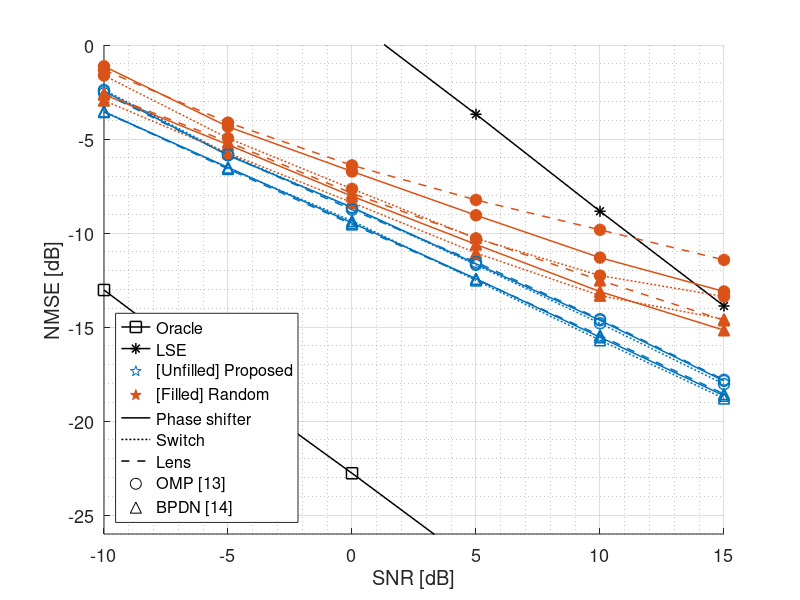

Reproduce this figure in MATLAB. (Note: this script raises an error after producing the figure.)
close all
clear
clc

%% Load files
PS_Nt64_Nr16_Lt88_Lr2_G64_Np4_Q16   = load('PS_Nt64_Nr16_Lt88_Lr2_G64_Np4_Q16.mat');
SW_Nt64_Nr16_Lt88_Lr2_G64_Np4_Q16   = load('switches_Nt64_Nr16_Lt88_Lr2_G64_Np4_Q16.mat');
LS_Nt64_Nr16_Lt88_Lr2_G64_Np4_Q16   = load('lens_Nt64_Nr16_Lt88_Lr2_G64_Np4_Q16.mat');

PS_Nt64_Nr16_Lt88_Lr4_G64_Np4_Q16   = load('PS_Nt64_Nr16_Lt88_Lr4_G64_Np4_Q16.mat');
SW_Nt64_Nr16_Lt88_Lr4_G64_Np4_Q16   = load('switches_Nt64_Nr16_Lt88_Lr4_G64_Np4_Q16.mat');
LS_Nt64_Nr16_Lt88_Lr4_G64_Np4_Q16   = load('lens_Nt64_Nr16_Lt88_Lr4_G64_Np4_Q16.mat');

PS_Nt64_Nr16_Lt88_Lr8_G64_Np4_Q16   = load('PS_Nt64_Nr16_Lt88_Lr8_G64_Np4_Q16.mat');
SW_Nt64_Nr16_Lt88_Lr8_G64_Np4_Q16   = load('switches_Nt64_Nr16_Lt88_Lr8_G64_Np4_Q16.mat');
LS_Nt64_Nr16_Lt88_Lr8_G64_Np4_Q16   = load('lens_Nt64_Nr16_Lt88_Lr8_G64_Np4_Q16.mat');

figureSize = [8,5]; %inches
yRange = [-26, 0];
SNRdb = -10:5:15;
threshold = 1.5;

lineWidth = 1.1;
markerSize = 8;
marker_PS_OR = 's-';            color_PS_OR         = [      0         0         0];
marker_PS_LS_sung = '*-';       color_PS_LS_sung    = [      0         0         0];
marker_OPT        = 'x-';       color_OPT           = [      0         0         0];

marker_PS_OMP_sung = 'o-';      color_sung          = [      0    0.4470    0.7410];
marker_PS_BPDN_sung = '^-';     

marker_SW_OMP_sung = 'o:';      
marker_SW_BPDN_sung = '^:';

marker_LS_OMP_sung = 'o--';     
marker_LS_BPDN_sung = '^--';

marker_PS_OMP_md = 'o-';        color_md            = [ 0.8500    0.3250    0.0980];
marker_PS_BPDN_md = '^-';

marker_SW_OMP_md = 'o:';        
marker_SW_BPDN_md = '^:'; 

marker_LS_OMP_md = 'o--';       
marker_LS_BPDN_md = '^--';

%% Plot: 8 RX antennas
fig = figure;
hold on
set(gca, 'FontSize', 13)
set(gcf, 'Units', 'inches')
pos = get(gcf, 'position');
pos(3:4) = figureSize;
set(gcf, 'position', pos)

NMSE_OMP_det_concat = [];
NMSE_OMP_rnd_concat = [];
NMSE_BPDN_det_concat = [];
NMSE_BPDN_rnd_concat = [];

SP = PS_Nt64_Nr16_Lt88_Lr8_G64_Np4_Q16.SP;

plot(inf, inf, marker_PS_OR, 'color', color_PS_OR, 'LineWidth', lineWidth, 'MarkerSize', markerSize)
plot(inf, inf, marker_PS_LS_sung, 'color', color_PS_LS_sung, 'LineWidth', lineWidth, 'MarkerSize', markerSize)
plot(inf, inf, 'p', 'color', color_sung, 'MarkerSize', markerSize)
plot(inf, inf, 'p', 'color', color_md, 'MarkerFaceColor', color_md, 'MarkerSize', markerSize)
plot(inf, inf, '-k', 'LineWidth', lineWidth)
plot(inf, inf, ':k', 'LineWidth', lineWidth)
plot(inf, inf, '--k', 'LineWidth', lineWidth)
plot(inf, inf, 'ok', 'MarkerSize', markerSize)
plot(inf, inf, '^k', 'MarkerSize', markerSize)

% plot(SNRdb, 10*log10(mean(          SP.NMSE_OR                    )), marker_OPT,           'color', color_OPT,         'LineWidth', lineWidth, 'MarkerSize', markerSize, 'DisplayName', 'Perfect CSI')
plot(SNRdb, 10*log10(mean(          SP.NMSE_OR                    )), marker_PS_OR,         'color', color_PS_OR,       'LineWidth', lineWidth, 'MarkerSize', markerSize)
plot(SNRdb, 10*log10(mean(          SP.NMSE_LS_sung               )), marker_PS_LS_sung,    'color', color_PS_LS_sung,  'LineWidth', lineWidth, 'MarkerSize', markerSize, 'DisplayName', '[Detrm|PS] LSE')
plot(SNRdb, 10*log10(mean(          SP.NMSE_OMP_sung              )), marker_PS_OMP_sung,   'color', color_sung,     'LineWidth', lineWidth, 'MarkerSize', markerSize, 'DisplayName', '[Detrm|PS] OMP')
plot(SNRdb, 10*log10(mean(          SP.NMSE_BPDN_sung             )), marker_PS_BPDN_sung,  'color', color_sung,     'LineWidth', lineWidth, 'MarkerSize', markerSize, 'DisplayName', '[Detrm|PS] BPDN')
% plot(SNRdb, 10*log10(mean(          SP.NMSE_IHT_sung              )), marker_PS_IHT_sung,   'color', color_PS_sung,     'LineWidth', lineWidth, 'MarkerSize', markerSize, 'DisplayName', '[Sung|PS] IHT')
plot(SNRdb, 10*log10(mean(          SP.NMSE_OMP_md                )), marker_PS_OMP_md,     'color', color_md,       'LineWidth', lineWidth, 'MarkerSize', markerSize, 'MarkerFaceColor', color_md, 'DisplayName', '[Rand|PS] OMP')
plot(SNRdb, 10*log10(mean(          SP.NMSE_BPDN_md               )), marker_PS_BPDN_md,    'color', color_md,       'LineWidth', lineWidth, 'MarkerSize', markerSize, 'MarkerFaceColor', color_md, 'DisplayName', '[Rand|PS] BPDN')
% plot(SNRdb, 10*log10(mean(          SP.NMSE_IHT_md                )), marker_PS_IHT_md,     'color', color_PS_md,       'LineWidth', lineWidth, 'MarkerSize', markerSize, 'DisplayName', '[Rand|PS] IHT')

NMSE_OMP_det_concat(1,:)  = ( mean( SP.NMSE_OMP_sung  ) );
NMSE_OMP_rnd_concat(1,:)  = ( mean( SP.NMSE_OMP_md    ) );
NMSE_BPDN_det_concat(1,:) = ( mean( SP.NMSE_BPDN_sung ) );
NMSE_BPDN_rnd_concat(1,:) = ( mean( SP.NMSE_BPDN_md   ) );

SP = SW_Nt64_Nr16_Lt88_Lr8_G64_Np4_Q16.SP;
plot(SNRdb, 10*log10(mean(          SP.NMSE_OMP_sung              )), marker_SW_OMP_sung,   'color', color_sung,     'LineWidth', lineWidth, 'MarkerSize', markerSize, 'DisplayName', '[Detrm|SW] OMP')
plot(SNRdb, 10*log10(mean(          SP.NMSE_BPDN_sung             )), marker_SW_BPDN_sung,  'color', color_sung,     'LineWidth', lineWidth, 'MarkerSize', markerSize, 'DisplayName', '[Detrm|SW] BPDN')
% plot(SNRdb, 10*log10(mean(          SP.NMSE_IHT_sung              )), marker_SW_IHT_sung,   'color', color_SW_sung,     'LineWidth', lineWidth, 'MarkerSize', markerSize, 'DisplayName', '[Sung|SW] IHT')
plot(SNRdb, 10*log10(mean(          SP.NMSE_OMP_md                )), marker_SW_OMP_md,     'color', color_md,       'LineWidth', lineWidth, 'MarkerSize', markerSize, 'MarkerFaceColor', color_md, 'DisplayName', '[Rand|SW] OMP')
plot(SNRdb, 10*log10(mean(          SP.NMSE_BPDN_md               )), marker_SW_BPDN_md,    'color', color_md,       'LineWidth', lineWidth, 'MarkerSize', markerSize, 'MarkerFaceColor', color_md, 'DisplayName', '[Rand|SW] BPDN')
% plot(SNRdb, 10*log10(mean(          SP.NMSE_IHT_md                )), marker_SW_IHT_md,     'color', color_SW_md,       'LineWidth', lineWidth, 'MarkerSize', markerSize, 'DisplayName', '[Rand|SW] IHT')

NMSE_OMP_det_concat(2,:)  = ( mean( SP.NMSE_OMP_sung  ) );
NMSE_OMP_rnd_concat(2,:)  = ( mean( SP.NMSE_OMP_md    ) );
NMSE_BPDN_det_concat(2,:) = ( mean( SP.NMSE_BPDN_sung ) );
NMSE_BPDN_rnd_concat(2,:) = ( mean( SP.NMSE_BPDN_md ) );

SP = LS_Nt64_Nr16_Lt88_Lr8_G64_Np4_Q16.SP;
plot(SNRdb, 10*log10(mean(          SP.NMSE_OMP_sung              )), marker_LS_OMP_sung,   'color', color_sung,     'LineWidth', lineWidth, 'MarkerSize', markerSize, 'DisplayName', '[Detrm|LS] OMP')
plot(SNRdb, 10*log10(mean(          SP.NMSE_BPDN_sung             )), marker_LS_BPDN_sung,  'color', color_sung,     'LineWidth', lineWidth, 'MarkerSize', markerSize, 'DisplayName', '[Detrm|LS] BPDN')
% plot(SNRdb, 10*log10(mean(          SP.NMSE_IHT_sung              )), marker_LS_IHT_sung,   'color', color_LS_sung,     'LineWidth', lineWidth, 'MarkerSize', markerSize, 'DisplayName', '[Sung|LS] IHT')
plot(SNRdb, 10*log10(mean(          SP.NMSE_OMP_md                )), marker_LS_OMP_md,     'color', color_md,       'LineWidth', lineWidth, 'MarkerSize', markerSize, 'MarkerFaceColor', color_md, 'DisplayName', '[Rand|LS] OMP')
plot(SNRdb, 10*log10(mean(          SP.NMSE_BPDN_md               )), marker_LS_BPDN_md,    'color', color_md,       'LineWidth', lineWidth, 'MarkerSize', markerSize, 'MarkerFaceColor', color_md, 'DisplayName', '[Rand|LS] BPDN')
% plot(SNRdb, 10*log10(mean(          SP.NMSE_IHT_md                )), marker_LS_IHT_md,     'color', color_LS_md,       'LineWidth', lineWidth, 'MarkerSize', markerSize, 'DisplayName', '[Rand|LS] IHT')

NMSE_OMP_det_concat(3,:)  = ( mean( SP.NMSE_OMP_sung  ) );
NMSE_OMP_rnd_concat(3,:)  = ( mean( SP.NMSE_OMP_md    ) );
NMSE_BPDN_det_concat(3,:) = ( mean( SP.NMSE_BPDN_sung ) );
NMSE_BPDN_rnd_concat(3,:) = ( mean( SP.NMSE_BPDN_md   ) );

NMSE_OMP_det_diff = abs( (NMSE_OMP_det_concat - mean(NMSE_OMP_det_concat))./ mean(NMSE_OMP_det_concat) )*100;
NMSE_OMP_rnd_diff = abs( (NMSE_OMP_rnd_concat - mean(NMSE_OMP_rnd_concat))./ mean(NMSE_OMP_rnd_concat) )*100;
NMSE_BPDN_det_diff = abs( (NMSE_BPDN_det_concat - mean(NMSE_BPDN_det_concat))./ mean(NMSE_BPDN_det_concat) )*100;
NMSE_BPDN_rnd_diff = abs( (NMSE_BPDN_rnd_concat - mean(NMSE_BPDN_rnd_concat))./ mean(NMSE_BPDN_rnd_concat) )*100;

fprintf('8RX OMP det max diff: %.2f percent \n', max(max(NMSE_OMP_det_diff)))
fprintf('8RX OMP rnd max diff: %.2f percent \n', max(max(NMSE_OMP_rnd_diff)))
fprintf('8RX BPDN det max diff: %.2f percent \n', max(max(NMSE_BPDN_det_diff)))
fprintf('8RX BPDN rnd max diff: %.2f percent \n', max(max(NMSE_BPDN_rnd_diff)))

hold off
grid on
grid minor
ylim(yRange)
% xlim([-10, 25])
xlabel('SNR [dB]')
ylabel('NMSE [dB]')
% title('8 RX Antennas')

% hLegend = legend('show');
hLegend = legend('Oracle', ...
    'LSE', ... % [Determ|PS] 
    '[Unfilled] Proposed', ...
    '[Filled] Random', ...
    'Phase shifter', ...
    'Switch', ...
    'Lens', ...
    'OMP [13]', ...
    'BPDN [14]',...
    'Location', 'southwest')
hLegend.FontSize = 12;
% saveLegendToImage(fig, hLegend, 'testImage');
annotation(fig,'ellipse',...
    [0.719409282700419 0.486551724137931 0.0590717299578082 0.151724137931034],'LineWidth',1);
annotation(fig,'textarrow',[0.622362869198312 0.717299578059072],...
    [0.468965517241379 0.537931034482759],'String',{'Random','Codebook'},'FontSize',12);
annotation(fig,'ellipse',...
    [0.733067510548522 0.405689655172414 0.0306455696202537 0.0809999999999992],'LineWidth',1);
annotation(fig,'textarrow',[0.628691983122363 0.729957805907173],...
    [0.337931034482759 0.431034482758621],'String',{'Proposed','Codebook'},'FontSize',12);

%% Functions
function mean_vector = filtered_mean(matrix, threshold)
    mean_vector = zeros( 1, size(matrix,2) );
    for col_ind = 1:size(matrix,2)
        vector      = matrix(:,col_ind);
        mean_value  = mean( vector((vector<threshold)) );
        mean_vector(col_ind) = mean_value;
    end
end